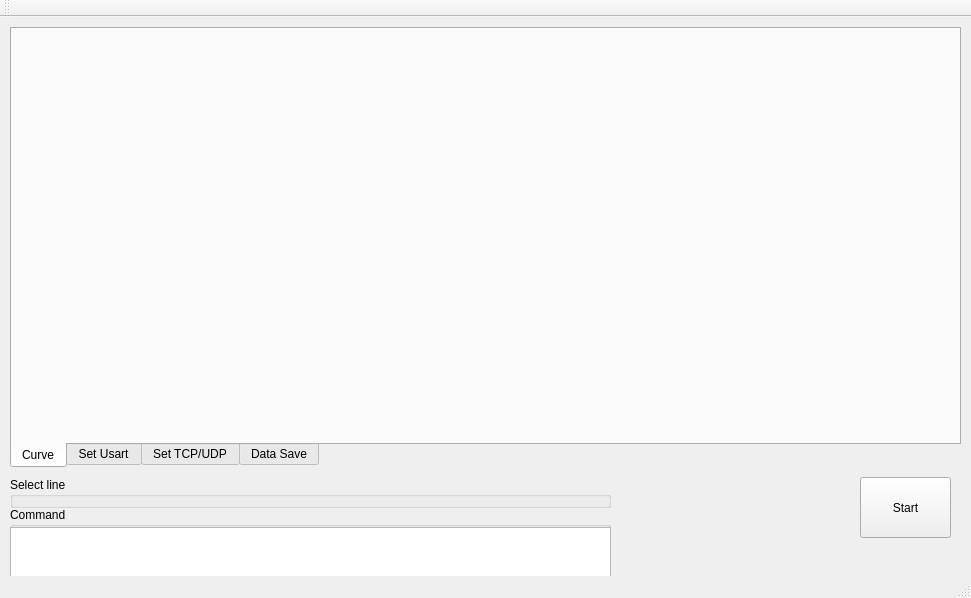
<?xml version="1.0" encoding="UTF-8"?>
<ui version="4.0">
 <class>MainWindow</class>
 <widget class="QMainWindow" name="MainWindow">
  <property name="geometry">
   <rect>
    <x>0</x>
    <y>0</y>
    <width>971</width>
    <height>598</height>
   </rect>
  </property>
  <property name="windowTitle">
   <string>MainWindow</string>
  </property>
  <widget class="QWidget" name="centralWidget">
   <widget class="QTabWidget" name="tabWidget">
    <property name="geometry">
     <rect>
      <x>10</x>
      <y>10</y>
      <width>951</width>
      <height>441</height>
     </rect>
    </property>
    <property name="tabPosition">
     <enum>QTabWidget::South</enum>
    </property>
    <property name="currentIndex">
     <number>0</number>
    </property>
    <widget class="QWidget" name="tab">
     <attribute name="title">
      <string>Curve</string>
     </attribute>
     <widget class="QwtPlot" name="Line_plot">
      <property name="geometry">
       <rect>
        <x>0</x>
        <y>10</y>
        <width>941</width>
        <height>401</height>
       </rect>
      </property>
     </widget>
    </widget>
    <widget class="QWidget" name="tab_2">
     <attribute name="title">
      <string>Set Usart</string>
     </attribute>
     <widget class="QWidget" name="gridLayoutWidget">
      <property name="geometry">
       <rect>
        <x>510</x>
        <y>160</y>
        <width>229</width>
        <height>53</height>
       </rect>
      </property>
      <layout class="QGridLayout" name="gridLayout">
       <item row="0" column="1">
        <widget class="QLabel" name="label_2">
         <property name="text">
          <string>&lt;html&gt;&lt;head/&gt;&lt;body&gt;&lt;p align=&quot;center&quot;&gt;端口&lt;/p&gt;&lt;/body&gt;&lt;/html&gt;</string>
         </property>
        </widget>
       </item>
       <item row="1" column="1">
        <widget class="QComboBox" name="Com_sel">
         <property name="minimumSize">
          <size>
           <width>70</width>
           <height>22</height>
          </size>
         </property>
         <property name="maximumSize">
          <size>
           <width>70</width>
           <height>22</height>
          </size>
         </property>
         <item>
          <property name="text">
           <string>Com0</string>
          </property>
         </item>
         <item>
          <property name="text">
           <string>Com1</string>
          </property>
         </item>
         <item>
          <property name="text">
           <string>Com2</string>
          </property>
         </item>
         <item>
          <property name="text">
           <string>Com3</string>
          </property>
         </item>
         <item>
          <property name="text">
           <string>Com4</string>
          </property>
         </item>
         <item>
          <property name="text">
           <string>Com5</string>
          </property>
         </item>
         <item>
          <property name="text">
           <string>Com6</string>
          </property>
         </item>
         <item>
          <property name="text">
           <string>Com7</string>
          </property>
         </item>
         <item>
          <property name="text">
           <string>Com8</string>
          </property>
         </item>
         <item>
          <property name="text">
           <string>Com9</string>
          </property>
         </item>
        </widget>
       </item>
       <item row="1" column="0">
        <widget class="QComboBox" name="baudrate_sel">
         <property name="minimumSize">
          <size>
           <width>70</width>
           <height>22</height>
          </size>
         </property>
         <property name="maximumSize">
          <size>
           <width>70</width>
           <height>22</height>
          </size>
         </property>
         <item>
          <property name="text">
           <string>4800</string>
          </property>
         </item>
         <item>
          <property name="text">
           <string>9600</string>
          </property>
         </item>
         <item>
          <property name="text">
           <string>19200</string>
          </property>
         </item>
         <item>
          <property name="text">
           <string>38400</string>
          </property>
         </item>
         <item>
          <property name="text">
           <string>115200</string>
          </property>
         </item>
        </widget>
       </item>
       <item row="0" column="0">
        <widget class="QLabel" name="label">
         <property name="text">
          <string>&lt;html&gt;&lt;head/&gt;&lt;body&gt;&lt;p align=&quot;center&quot;&gt;波特率&lt;/p&gt;&lt;/body&gt;&lt;/html&gt;</string>
         </property>
        </widget>
       </item>
       <item row="1" column="2">
        <widget class="QPushButton" name="Open_uart_button">
         <property name="text">
          <string>Open</string>
         </property>
        </widget>
       </item>
      </layout>
     </widget>
     <widget class="QTextBrowser" name="procotol_dis">
      <property name="geometry">
       <rect>
        <x>10</x>
        <y>10</y>
        <width>391</width>
        <height>401</height>
       </rect>
      </property>
     </widget>
    </widget>
    <widget class="QWidget" name="tab_3">
     <attribute name="title">
      <string>Set TCP/UDP</string>
     </attribute>
    </widget>
    <widget class="QWidget" name="tab_4">
     <attribute name="title">
      <string>Data Save</string>
     </attribute>
    </widget>
   </widget>
   <widget class="QPushButton" name="Start_button">
    <property name="geometry">
     <rect>
      <x>860</x>
      <y>460</y>
      <width>91</width>
      <height>61</height>
     </rect>
    </property>
    <property name="text">
     <string>Start</string>
    </property>
   </widget>
   <widget class="QGroupBox" name="groupBox">
    <property name="geometry">
     <rect>
      <x>10</x>
      <y>460</y>
      <width>601</width>
      <height>31</height>
     </rect>
    </property>
    <property name="title">
     <string>Select line</string>
    </property>
    <widget class="QWidget" name="horizontalLayoutWidget">
     <property name="geometry">
      <rect>
       <x>0</x>
       <y>10</y>
       <width>601</width>
       <height>21</height>
      </rect>
     </property>
     <layout class="QHBoxLayout" name="horizontalLayout">
      <item>
       <widget class="QCheckBox" name="C_B_line0">
        <property name="text">
         <string>Line0</string>
        </property>
       </widget>
      </item>
      <item>
       <widget class="QCheckBox" name="C_B_line1">
        <property name="text">
         <string>Line1</string>
        </property>
       </widget>
      </item>
      <item>
       <widget class="QCheckBox" name="C_B_line2">
        <property name="text">
         <string>Line2</string>
        </property>
       </widget>
      </item>
      <item>
       <widget class="QCheckBox" name="C_B_line3">
        <property name="text">
         <string>Line3</string>
        </property>
       </widget>
      </item>
      <item>
       <widget class="QCheckBox" name="C_B_line4">
        <property name="text">
         <string>Line4</string>
        </property>
       </widget>
      </item>
      <item>
       <widget class="QCheckBox" name="C_B_line5">
        <property name="text">
         <string>Line5</string>
        </property>
       </widget>
      </item>
      <item>
       <widget class="QCheckBox" name="C_B_line6">
        <property name="text">
         <string>Line6</string>
        </property>
       </widget>
      </item>
      <item>
       <widget class="QCheckBox" name="C_B_line7">
        <property name="text">
         <string>Line7</string>
        </property>
       </widget>
      </item>
      <item>
       <widget class="QCheckBox" name="C_B_line8">
        <property name="text">
         <string>Line8</string>
        </property>
       </widget>
      </item>
      <item>
       <widget class="QCheckBox" name="C_B_line9">
        <property name="text">
         <string>Line9</string>
        </property>
       </widget>
      </item>
     </layout>
    </widget>
   </widget>
   <widget class="QGroupBox" name="groupBox_2">
    <property name="geometry">
     <rect>
      <x>10</x>
      <y>490</y>
      <width>601</width>
      <height>71</height>
     </rect>
    </property>
    <property name="title">
     <string>Command</string>
    </property>
    <widget class="QTextBrowser" name="msg_dis">
     <property name="geometry">
      <rect>
       <x>0</x>
       <y>20</y>
       <width>601</width>
       <height>51</height>
      </rect>
     </property>
    </widget>
   </widget>
  </widget>
  <widget class="QMenuBar" name="menuBar">
   <property name="geometry">
    <rect>
     <x>0</x>
     <y>0</y>
     <width>971</width>
     <height>23</height>
    </rect>
   </property>
  </widget>
  <widget class="QToolBar" name="mainToolBar">
   <attribute name="toolBarArea">
    <enum>TopToolBarArea</enum>
   </attribute>
   <attribute name="toolBarBreak">
    <bool>false</bool>
   </attribute>
  </widget>
  <widget class="QStatusBar" name="statusBar"/>
 </widget>
 <layoutdefault spacing="6" margin="11"/>
 <customwidgets>
  <customwidget>
   <class>QwtPlot</class>
   <extends>QFrame</extends>
   <header>qwt_plot.h</header>
   <container>1</container>
  </customwidget>
 </customwidgets>
 <resources/>
 <connections/>
</ui>
